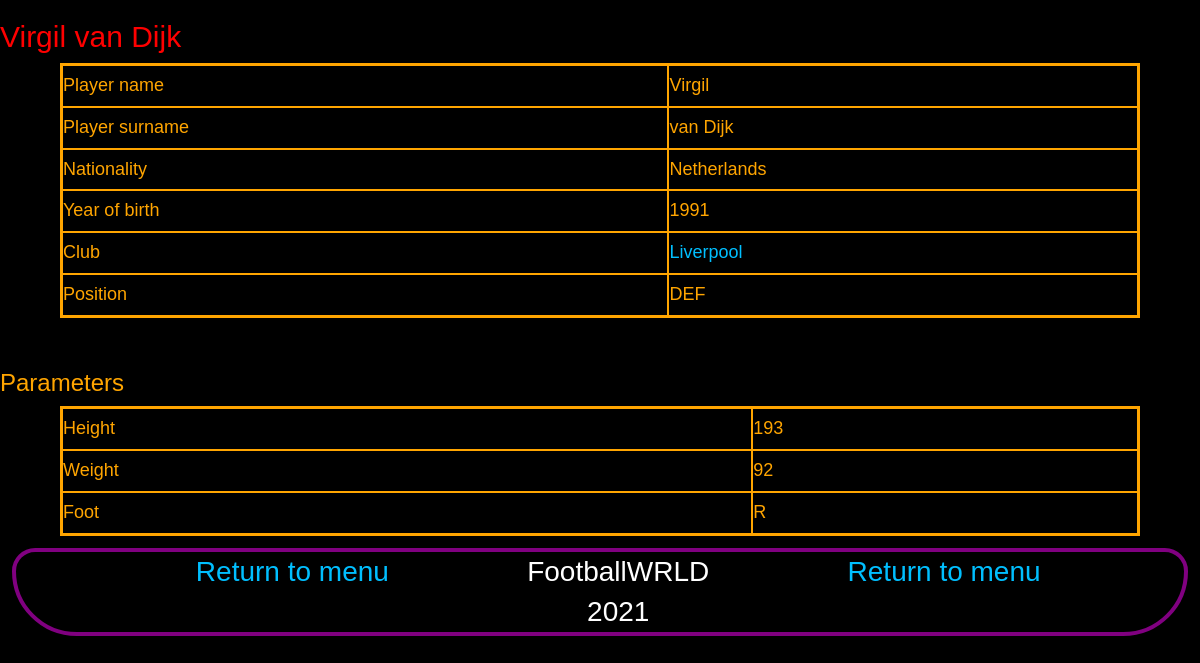
/FootballWRLD/random-player/, run on the app's committed database.
### FW/models.py (models this page shows, shortened)
class Player(models.Model):
    name = models.CharField(max_length=60)
    surname = models.CharField(max_length=70, blank=True)
    nationality = models.CharField(max_length=100)
    year_of_birth = models.IntegerField()
    club = models.ForeignKey(Club, on_delete=models.CASCADE)
    position = models.CharField(choices=(
        ('GK', 'Goalkeeper'),
        ('DEF', 'Defender'),
        ('MID', 'Midfielder'),
        ('ATT', 'Attacker'),
    ), max_length=21)
    height = models.PositiveIntegerField(default=0)
    weight = models.PositiveIntegerField(default=0)
    foot = models.CharField(choices=(
        ('L', 'Left'),
        ('R', 'Right')
    ), max_length=10, default="Right")

class Club(models.Model):
    club_name = models.CharField(max_length=100)
    foundation_date = models.IntegerField()
    country = models.CharField(max_length=50)
    def __str__(self):
        return self.club_name

### FW/views.py (the view)
# urls.py: path('random-player/', views.get_random_player, name='random_player'),
def get_random_player(request):
    random_player = random.choice(Player.objects.all())
    player = Player.objects.get(id=random_player.id)
    return render(request, "FW/Player.html", {"player": player})

### FW/templates/FW/Player.html (shortened to what this page needs)
<!DOCTYPE html>
<html lang="en">
<head>
    {% load static %}
    <link rel="stylesheet" href="//maxcdn.bootstrapcdn.com/bootstrap/3.2.0/css/bootstrap.min.css">
    <link rel="stylesheet" href="//maxcdn.bootstrapcdn.com/bootstrap/3.2.0/css/bootstrap-theme.min.css">
    <link rel="stylesheet" type="text/css" href="{% static 'FW/style.css' %}">
</head>
<body>
    <h2>{{player.name}} {{player.surname}}</h2>
    <table>
        <tr>
            <th><h4>Player name</h4></th>
            <th><h4>{{player.name}}</h4></th>
        </tr>
        <tr>
            <th><h4>Player surname</h4></th>
            <th><h4>{{player.surname}}</h4></th>
        </tr>
        <tr>
            <th><h4>Nationality</h4></th>
            <th><h4>{{player.nationality}}</h4></th>
        </tr>
        <tr>
            <th><h4>Year of birth</h4></th>
            <th><h4>{{player.year_of_birth}}</h4></th>
        </tr>
        <tr>
            <th><h4>Club</h4></th>
            <th><h4><a href="{% url 'FW:club' player.club.id %}">{{player.club}}</a></h4></th>
        </tr>
        <tr>
            <th><h4>Position</h4></th>
            <th><h4>{{player.position}}</h4></th>
        </tr>
    </table>
    <br>
    <h3>Parameters</h3>
    <table>
        <tr>
            <th><h4>Height</h4></th>
            <th><h4>{{player.height}}</h4></th>
        </tr>
        <tr>
            <th><h4>Weight</h4></th>
            <th><h4>{{player.weight}}</h4></th>
        </tr>
        <tr>
            <th><h4>Foot</h4></th>
            <th><h4>{{player.foot}}</h4></th>
        </tr>
    </table>
<footer id="Footer">
<ol id="FooterList">
    <li><a href="{% url 'FW:index' %}">Return to menu</a></li>
    <li>FootballWRLD <br><center>2021</center></li>
    <li><a href="{% url 'FW:index' %}">Return to menu</a></li>
</ol>
</footer>
</body>
</html>

### FW/static/FW/style.css (style rules this page uses)
body { background-color: black; color: orange; font-family: helvetica; min-width: 500px; }
a:link { color:DeepSkyBlue; }
h2 { color: red; }
table { border: 3px solid orange; width: 90.000001%; margin-left: 5%; margin-bottom: 1%; }
th { border: 2px solid orange; }
#Footer { color: white; width: 98%; height: 14%; margin-left: 1%; margin-top: auto; margin-bottom: auto; border: 4px solid purple; font-family: helvetica; font-size: 28px; border-radius: 50px 50px 140px 140px; display: inline-block; }
#Footer ol { padding-left: 15.4%; position: relative; }
#Footer li { float: left; list-style-type: none; margin: 0 14.0% 0 0; position: relative; }

### data on the page
Player: name "Virgil", surname "van Dijk", nationality "Netherlands", year_of_birth "1991", club "Liverpool", position "DEF", height "193", weight "92", foot "R"
